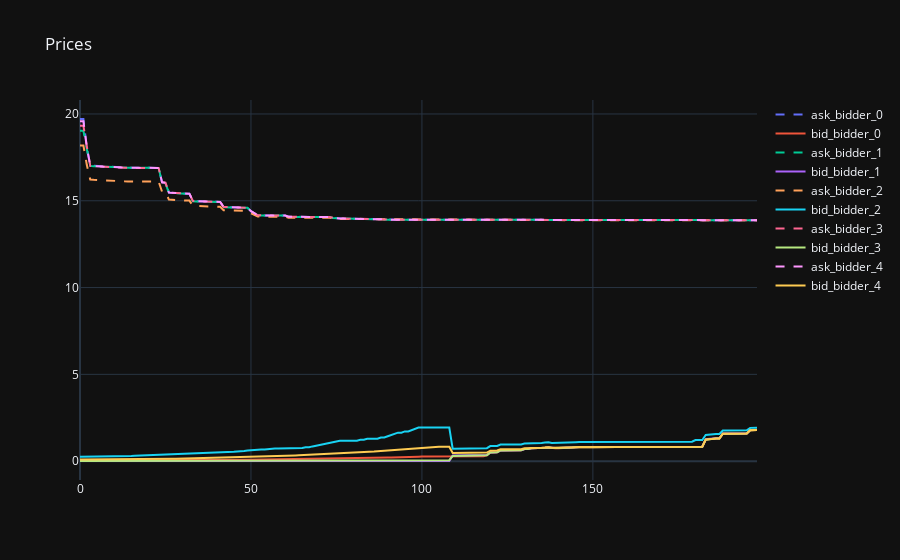

Source (notebook cell):
### Code cell
# Prices
fig_prices = go.Figure()
for i in range(0, n-1):
    fig_prices.add_trace(go.Scatter(x=df_ask_prices.index, y=df_ask_prices[f'bidder_{i}'], line=dict(dash='dash'), mode='lines', name=f'ask_bidder_{i}'))
    fig_prices.add_trace(go.Scatter(x=df_bid_prices.index, y=df_bid_prices[f'bidder_{i}'], mode='lines', name=f'bid_bidder_{i}'))
fig_prices.update_layout(title='Prices')
fig_prices.show()

### Figure 1 — Plotly figure (JSON) as saved in the notebook; plotly's stock layout.template omitted (floating-point values rounded to 4 significant figures; data arrays with more than 128 entries replaced by an {"elided": "..."} marker saying what was removed)
{"data": [{"line": {"dash": "dash"}, "mode": "lines", "name": "ask_bidder_0", "x": {"elided": "199 int values"}, "y": {"elided": "199 float values"}, "type": "scatter"}, {"mode": "lines", "name": "bid_bidder_0", "x": {"elided": "199 int values"}, "y": {"elided": "199 float values"}, "type": "scatter"}, {"line": {"dash": "dash"}, "mode": "lines", "name": "ask_bidder_1", "x": {"elided": "199 int values"}, "y": {"elided": "199 float values"}, "type": "scatter"}, {"mode": "lines", "name": "bid_bidder_1", "x": {"elided": "199 int values"}, "y": {"elided": "199 float values"}, "type": "scatter"}, {"line": {"dash": "dash"}, "mode": "lines", "name": "ask_bidder_2", "x": {"elided": "199 int values"}, "y": {"elided": "199 float values"}, "type": "scatter"}, {"mode": "lines", "name": "bid_bidder_2", "x": {"elided": "199 int values"}, "y": {"elided": "199 float values"}, "type": "scatter"}, {"line": {"dash": "dash"}, "mode": "lines", "name": "ask_bidder_3", "x": {"elided": "199 int values"}, "y": {"elided": "199 float values"}, "type": "scatter"}, {"mode": "lines", "name": "bid_bidder_3", "x": {"elided": "199 int values"}, "y": {"elided": "199 float values"}, "type": "scatter"}, {"line": {"dash": "dash"}, "mode": "lines", "name": "ask_bidder_4", "x": {"elided": "199 int values"}, "y": {"elided": "199 float values"}, "type": "scatter"}, {"mode": "lines", "name": "bid_bidder_4", "x": {"elided": "199 int values"}, "y": {"elided": "199 float values"}, "type": "scatter"}], "layout": {"title": {"text": "Prices"}}}
